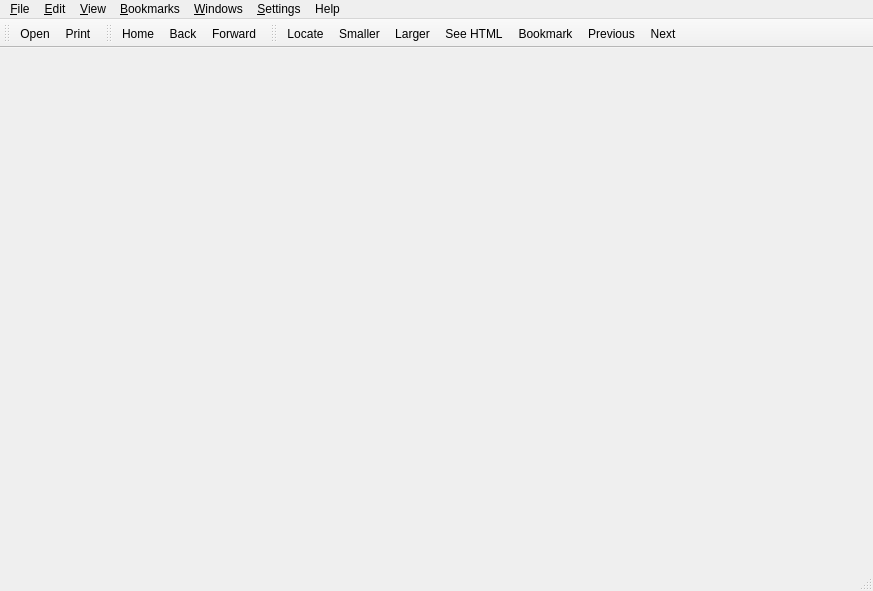
<?xml version="1.0" encoding="UTF-8"?>
<ui version="4.0">
 <class>MainWindow</class>
 <widget class="QMainWindow" name="MainWindow">
  <property name="geometry">
   <rect>
    <x>0</x>
    <y>0</y>
    <width>873</width>
    <height>591</height>
   </rect>
  </property>
  <property name="windowTitle">
   <string>kchmviewer</string>
  </property>
  <widget class="QWidget" name="widget"/>
  <widget class="QMenuBar" name="menubar">
   <property name="geometry">
    <rect>
     <x>0</x>
     <y>0</y>
     <width>873</width>
     <height>25</height>
    </rect>
   </property>
   <widget class="QMenu" name="menu_Settings">
    <property name="title">
     <string>&amp;Settings</string>
    </property>
    <addaction name="settings_SettingsAction"/>
    <addaction name="separator"/>
    <addaction name="actionCheck_for_updates"/>
   </widget>
   <widget class="QMenu" name="menu_Bookmarks">
    <property name="title">
     <string>&amp;Bookmarks</string>
    </property>
    <addaction name="bookmark_AddAction"/>
    <addaction name="separator"/>
   </widget>
   <widget class="QMenu" name="menu_File">
    <property name="title">
     <string>&amp;File</string>
    </property>
    <addaction name="file_Open_action"/>
    <addaction name="file_Print_action"/>
    <addaction name="separator"/>
    <addaction name="file_ExtractCHMAction"/>
    <addaction name="separator"/>
    <addaction name="file_exit_action"/>
   </widget>
   <widget class="QMenu" name="menu_Edit">
    <property name="title">
     <string>&amp;Edit</string>
    </property>
    <addaction name="edit_Copy_action"/>
    <addaction name="edit_SelectAll_action"/>
    <addaction name="separator"/>
    <addaction name="edit_FindAction"/>
   </widget>
   <widget class="QMenu" name="menu_View">
    <property name="title">
     <string>&amp;View</string>
    </property>
    <addaction name="view_Increase_font_size_action"/>
    <addaction name="view_Decrease_font_size_action"/>
    <addaction name="view_View_HTML_source_action"/>
    <addaction name="separator"/>
    <addaction name="view_Toggle_fullscreen_action"/>
    <addaction name="view_Show_navigator_window"/>
    <addaction name="view_Locate_in_contents_action"/>
    <addaction name="separator"/>
    <addaction name="view_Set_encoding_action"/>
   </widget>
   <widget class="QMenu" name="menu_Windows">
    <property name="title">
     <string>&amp;Windows</string>
    </property>
    <addaction name="action_Close_window"/>
    <addaction name="separator"/>
   </widget>
   <widget class="QMenu" name="menuHelp">
    <property name="title">
     <string>Help</string>
    </property>
    <addaction name="actionAbout_kchmviewer"/>
    <addaction name="actionAbout_Qt"/>
   </widget>
   <addaction name="menu_File"/>
   <addaction name="menu_Edit"/>
   <addaction name="menu_View"/>
   <addaction name="menu_Bookmarks"/>
   <addaction name="menu_Windows"/>
   <addaction name="menu_Settings"/>
   <addaction name="menuHelp"/>
  </widget>
  <widget class="QToolBar" name="mainToolbar">
   <property name="windowTitle">
    <string>general toolbar</string>
   </property>
   <property name="orientation">
    <enum>Qt::Horizontal</enum>
   </property>
   <property name="iconSize">
    <size>
     <width>32</width>
     <height>32</height>
    </size>
   </property>
   <property name="toolButtonStyle">
    <enum>Qt::ToolButtonTextUnderIcon</enum>
   </property>
   <attribute name="toolBarArea">
    <enum>TopToolBarArea</enum>
   </attribute>
   <attribute name="toolBarBreak">
    <bool>false</bool>
   </attribute>
   <addaction name="file_Open_action"/>
   <addaction name="file_Print_action"/>
  </widget>
  <widget class="QToolBar" name="navToolbar">
   <property name="windowTitle">
    <string>navigation toolbar</string>
   </property>
   <property name="orientation">
    <enum>Qt::Horizontal</enum>
   </property>
   <property name="iconSize">
    <size>
     <width>32</width>
     <height>32</height>
    </size>
   </property>
   <property name="toolButtonStyle">
    <enum>Qt::ToolButtonTextUnderIcon</enum>
   </property>
   <attribute name="toolBarArea">
    <enum>TopToolBarArea</enum>
   </attribute>
   <attribute name="toolBarBreak">
    <bool>false</bool>
   </attribute>
   <addaction name="nav_actionHome"/>
   <addaction name="nav_action_Back"/>
   <addaction name="nav_actionForward"/>
  </widget>
  <widget class="QToolBar" name="viewToolbar">
   <property name="windowTitle">
    <string>action toolbar</string>
   </property>
   <property name="orientation">
    <enum>Qt::Horizontal</enum>
   </property>
   <property name="iconSize">
    <size>
     <width>32</width>
     <height>32</height>
    </size>
   </property>
   <property name="toolButtonStyle">
    <enum>Qt::ToolButtonTextUnderIcon</enum>
   </property>
   <attribute name="toolBarArea">
    <enum>TopToolBarArea</enum>
   </attribute>
   <attribute name="toolBarBreak">
    <bool>false</bool>
   </attribute>
   <addaction name="view_Locate_in_contents_action"/>
   <addaction name="view_Decrease_font_size_action"/>
   <addaction name="view_Increase_font_size_action"/>
   <addaction name="view_View_HTML_source_action"/>
   <addaction name="bookmark_AddAction"/>
   <addaction name="nav_actionPreviousPage"/>
   <addaction name="nav_actionNextPageToc"/>
  </widget>
  <widget class="QStatusBar" name="mainStatusBar"/>
  <action name="file_Print_action">
   <property name="icon">
    <iconset resource="resources/images.qrc">
     <normaloff>:/images/icon_print.png</normaloff>:/images/icon_print.png</iconset>
   </property>
   <property name="text">
    <string>&amp;Print...</string>
   </property>
   <property name="iconText">
    <string>Print</string>
   </property>
   <property name="toolTip">
    <string>Print current page</string>
   </property>
   <property name="whatsThis">
    <string>Prints currently opened page.</string>
   </property>
   <property name="shortcut">
    <string>Ctrl+P</string>
   </property>
  </action>
  <action name="file_exit_action">
   <property name="icon">
    <iconset resource="resources/images.qrc">
     <normaloff>:/images/find_close.png</normaloff>:/images/find_close.png</iconset>
   </property>
   <property name="text">
    <string>&amp;Quit</string>
   </property>
   <property name="iconText">
    <string>Exit</string>
   </property>
   <property name="whatsThis">
    <string>Exits the application</string>
   </property>
   <property name="shortcut">
    <string>Ctrl+Q</string>
   </property>
  </action>
  <action name="edit_Copy_action">
   <property name="icon">
    <iconset resource="resources/images.qrc">
     <normaloff>:/images/icon_copy.png</normaloff>:/images/icon_copy.png</iconset>
   </property>
   <property name="text">
    <string>C&amp;opy</string>
   </property>
   <property name="iconText">
    <string>Copy</string>
   </property>
   <property name="whatsThis">
    <string>Copies selected content to clipboard</string>
   </property>
   <property name="shortcut">
    <string>Ctrl+C</string>
   </property>
  </action>
  <action name="edit_SelectAll_action">
   <property name="icon">
    <iconset>
     <normaloff>image8</normaloff>image8</iconset>
   </property>
   <property name="text">
    <string>&amp;Select All</string>
   </property>
   <property name="iconText">
    <string>Paste</string>
   </property>
   <property name="whatsThis">
    <string>Selects everything in the document</string>
   </property>
   <property name="shortcut">
    <string>Ctrl+V</string>
   </property>
  </action>
  <action name="edit_FindAction">
   <property name="icon">
    <iconset resource="resources/images.qrc">
     <normaloff>:/images/icon_find.png</normaloff>:/images/icon_find.png</iconset>
   </property>
   <property name="text">
    <string>&amp;Find...</string>
   </property>
   <property name="toolTip">
    <string>Find text in currently opened page</string>
   </property>
   <property name="whatsThis">
    <string>Enters the Find in page mode</string>
   </property>
   <property name="shortcut">
    <string>Ctrl+F</string>
   </property>
  </action>
  <action name="file_ExtractCHMAction">
   <property name="icon">
    <iconset resource="resources/images.qrc">
     <normaloff>:/images/dryicons_save.png</normaloff>:/images/dryicons_save.png</iconset>
   </property>
   <property name="text">
    <string>E&amp;xtract CHM content...</string>
   </property>
   <property name="toolTip">
    <string>Extract the CHM content to the directory</string>
   </property>
   <property name="whatsThis">
    <string>Exctracts the CHM archive content to the specified directory. All the files are extracted.</string>
   </property>
  </action>
  <action name="settings_SettingsAction">
   <property name="icon">
    <iconset resource="resources/images.qrc">
     <normaloff>:/images/dryicon_process.png</normaloff>:/images/dryicon_process.png</iconset>
   </property>
   <property name="text">
    <string>&amp;Application settings...</string>
   </property>
   <property name="toolTip">
    <string>Change the application settings</string>
   </property>
   <property name="whatsThis">
    <string>Change the application settings</string>
   </property>
  </action>
  <action name="bookmark_AddAction">
   <property name="icon">
    <iconset resource="resources/images.qrc">
     <normaloff>:/images/icon_add_bookmark.png</normaloff>:/images/icon_add_bookmark.png</iconset>
   </property>
   <property name="text">
    <string>&amp;Add bookmark</string>
   </property>
   <property name="iconText">
    <string>Bookmark</string>
   </property>
   <property name="toolTip">
    <string>Adds a bookmark for currently opened page</string>
   </property>
   <property name="whatsThis">
    <string>Adds a bookmark for currently opened page. Remembers the opened page, and scroll position. Bookmarks are accessible through Bookmarks menu or tab.</string>
   </property>
   <property name="shortcut">
    <string>Ctrl+B</string>
   </property>
  </action>
  <action name="view_Increase_font_size_action">
   <property name="icon">
    <iconset resource="resources/images.qrc">
     <normaloff>:/images/icon_font_increase.png</normaloff>:/images/icon_font_increase.png</iconset>
   </property>
   <property name="text">
    <string>&amp;Increase font size</string>
   </property>
   <property name="iconText">
    <string>Larger</string>
   </property>
   <property name="toolTip">
    <string>Increase the font size</string>
   </property>
   <property name="whatsThis">
    <string>Increases the document font size. The new font size will be stored.</string>
   </property>
   <property name="shortcut">
    <string>Ctrl+=</string>
   </property>
  </action>
  <action name="view_Decrease_font_size_action">
   <property name="icon">
    <iconset resource="resources/images.qrc">
     <normaloff>:/images/icon_font_decrease.png</normaloff>:/images/icon_font_decrease.png</iconset>
   </property>
   <property name="text">
    <string>&amp;Decrease font size</string>
   </property>
   <property name="iconText">
    <string>Smaller</string>
   </property>
   <property name="toolTip">
    <string>Decrease the font size</string>
   </property>
   <property name="whatsThis">
    <string>Decreases the document font size. The new font size will be stored.</string>
   </property>
   <property name="shortcut">
    <string>Ctrl+-</string>
   </property>
  </action>
  <action name="view_View_HTML_source_action">
   <property name="icon">
    <iconset resource="resources/images.qrc">
     <normaloff>:/images/icon_view_source.png</normaloff>:/images/icon_view_source.png</iconset>
   </property>
   <property name="text">
    <string>See &amp;HTML</string>
   </property>
   <property name="toolTip">
    <string>View HTML source of current page</string>
   </property>
   <property name="whatsThis">
    <string>Shows the HTML source of currently opened page</string>
   </property>
   <property name="shortcut">
    <string>Ctrl+U</string>
   </property>
  </action>
  <action name="view_Toggle_fullscreen_action">
   <property name="checkable">
    <bool>true</bool>
   </property>
   <property name="icon">
    <iconset resource="resources/images.qrc">
     <normaloff>:/images/dryicons_window.png</normaloff>:/images/dryicons_window.png</iconset>
   </property>
   <property name="text">
    <string>Enable &amp;full screen mode</string>
   </property>
   <property name="whatsThis">
    <string>Enters or leaves the fullscreen mode</string>
   </property>
   <property name="shortcut">
    <string>F11</string>
   </property>
   <property name="autoRepeat">
    <bool>false</bool>
   </property>
  </action>
  <action name="view_Show_navigator_window">
   <property name="checkable">
    <bool>true</bool>
   </property>
   <property name="checked">
    <bool>true</bool>
   </property>
   <property name="icon">
    <iconset resource="resources/images.qrc">
     <normaloff>:/images/icon_locate_in_content.png</normaloff>:/images/icon_locate_in_content.png</iconset>
   </property>
   <property name="text">
    <string>Show &amp;navigator window</string>
   </property>
   <property name="toolTip">
    <string>Show navigator dock window</string>
   </property>
   <property name="whatsThis">
    <string>Shows or hides the size window (with Content, Index, Search and Bookmark tabs)</string>
   </property>
   <property name="shortcut">
    <string>F9</string>
   </property>
   <property name="autoRepeat">
    <bool>false</bool>
   </property>
  </action>
  <action name="view_Locate_in_contents_action">
   <property name="icon">
    <iconset resource="resources/images.qrc">
     <normaloff>:/images/icon_locate_in_content.png</normaloff>:/images/icon_locate_in_content.png</iconset>
   </property>
   <property name="text">
    <string>&amp;Locate</string>
   </property>
   <property name="toolTip">
    <string>Locate the current page in contents window</string>
   </property>
   <property name="whatsThis">
    <string>If the current page is present in the Table of Contents, locate it there. </string>
   </property>
   <property name="shortcut">
    <string>Ctrl+L</string>
   </property>
  </action>
  <action name="view_Set_encoding_action">
   <property name="icon">
    <iconset resource="resources/images.qrc">
     <normaloff>:/images/dryicons_replace.png</normaloff>:/images/dryicons_replace.png</iconset>
   </property>
   <property name="text">
    <string>Set &amp;encoding</string>
   </property>
   <property name="whatsThis">
    <string>Changes the current document encoding. </string>
   </property>
  </action>
  <action name="file_Open_action">
   <property name="icon">
    <iconset resource="resources/images.qrc">
     <normaloff>:/images/icon_open_file.png</normaloff>:/images/icon_open_file.png</iconset>
   </property>
   <property name="text">
    <string>&amp;Open...</string>
   </property>
   <property name="toolTip">
    <string>Open a CHM file</string>
   </property>
   <property name="whatsThis">
    <string>Opens a new CHM file</string>
   </property>
  </action>
  <action name="nav_action_Back">
   <property name="icon">
    <iconset resource="resources/images.qrc">
     <normaloff>:/images/icon_back.png</normaloff>:/images/icon_back.png</iconset>
   </property>
   <property name="text">
    <string>Back</string>
   </property>
   <property name="toolTip">
    <string>Navigate back</string>
   </property>
   <property name="whatsThis">
    <string>Navigate back in navigation history</string>
   </property>
  </action>
  <action name="nav_actionForward">
   <property name="icon">
    <iconset resource="resources/images.qrc">
     <normaloff>:/images/icon_forward.png</normaloff>:/images/icon_forward.png</iconset>
   </property>
   <property name="text">
    <string>Forward</string>
   </property>
   <property name="toolTip">
    <string>Navigate forward</string>
   </property>
   <property name="whatsThis">
    <string>Navigate forward in navigation history</string>
   </property>
  </action>
  <action name="nav_actionHome">
   <property name="icon">
    <iconset resource="resources/images.qrc">
     <normaloff>:/images/icon_home.png</normaloff>:/images/icon_home.png</iconset>
   </property>
   <property name="text">
    <string>Home</string>
   </property>
   <property name="toolTip">
    <string>Navigate home</string>
   </property>
   <property name="whatsThis">
    <string>Navigate to the document Home page, as specified in the document.</string>
   </property>
  </action>
  <action name="nav_actionPreviousPage">
   <property name="icon">
    <iconset resource="resources/images.qrc">
     <normaloff>:/images/icon_prev_page.png</normaloff>:/images/icon_prev_page.png</iconset>
   </property>
   <property name="text">
    <string>Previous</string>
   </property>
   <property name="toolTip">
    <string>Go to the previous page in the Table of Contents</string>
   </property>
   <property name="whatsThis">
    <string>Go to the previous page in the &lt;b&gt;Table of Contents&lt;/b&gt;&lt;br&gt;&lt;br&gt;&lt;i&gt;Shortcut: Ctrl+Left Arrow&lt;/i&gt;</string>
   </property>
  </action>
  <action name="nav_actionNextPageToc">
   <property name="icon">
    <iconset resource="resources/images.qrc">
     <normaloff>:/images/icon_next_page.png</normaloff>:/images/icon_next_page.png</iconset>
   </property>
   <property name="text">
    <string>Next</string>
   </property>
   <property name="toolTip">
    <string>Go to the next page in the Table of Contents</string>
   </property>
   <property name="whatsThis">
    <string>Go to the next page in the &lt;b&gt;Table of Contents&lt;/b&gt;&lt;br&gt;&lt;br&gt;&lt;i&gt;Shortcut: Ctrl+Right Arrow&lt;/i&gt;</string>
   </property>
  </action>
  <action name="action_Close_window">
   <property name="icon">
    <iconset resource="resources/images.qrc">
     <normaloff>:/images/closetab.png</normaloff>:/images/closetab.png</iconset>
   </property>
   <property name="text">
    <string>&amp;Close window</string>
   </property>
   <property name="toolTip">
    <string>Close current window</string>
   </property>
   <property name="whatsThis">
    <string>Closes currently opened window</string>
   </property>
   <property name="shortcut">
    <string>Ctrl+W</string>
   </property>
  </action>
  <action name="actionAbout_kchmviewer">
   <property name="text">
    <string>About kchmviewer...</string>
   </property>
  </action>
  <action name="actionAbout_Qt">
   <property name="text">
    <string>About Qt</string>
   </property>
  </action>
  <action name="actionCheck_for_updates">
   <property name="icon">
    <iconset resource="resources/images.qrc">
     <normaloff>:/images/find_wrap.png</normaloff>:/images/find_wrap.png</iconset>
   </property>
   <property name="text">
    <string>Check for updates</string>
   </property>
  </action>
 </widget>
 <layoutdefault spacing="6" margin="11"/>
 <resources>
  <include location="resources/images.qrc"/>
 </resources>
 <connections/>
</ui>
